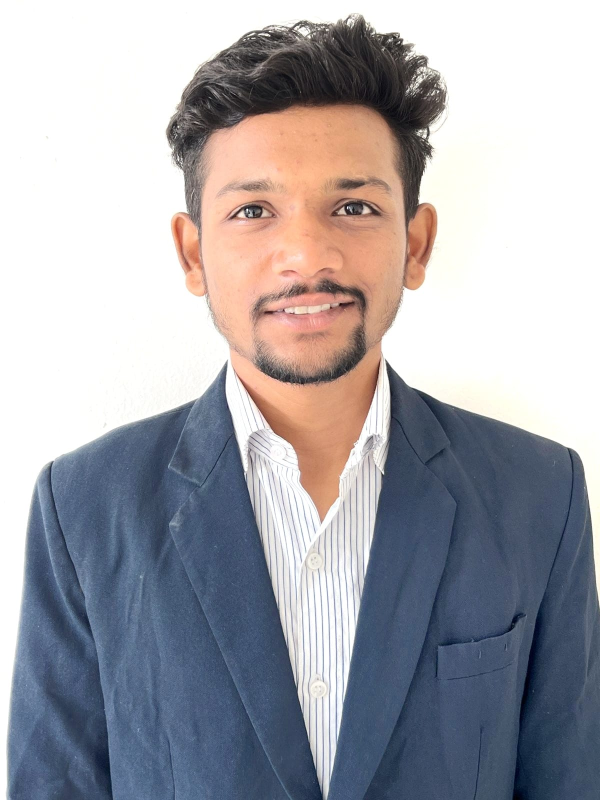
#> input picture Resources/photo.jpeg, 1200 x 1600 px (shown at 1/2 size)
$ python Joining_images.py
#> lines starting #> are read from the running program, lines starting #| are printed output that depends on the picture
import cv2
import numpy as np
print("package imported")

img=cv2.imread("Resources/photo.jpeg")
#> img is the input picture: shape (1600, 1200, 3); mean B, G, R 170.8, 164.8, 166
print(img.shape)
#| (1600, 1200, 3)
cv2.imshow("Output",img);
img_resize=cv2.resize(img,(600,600))
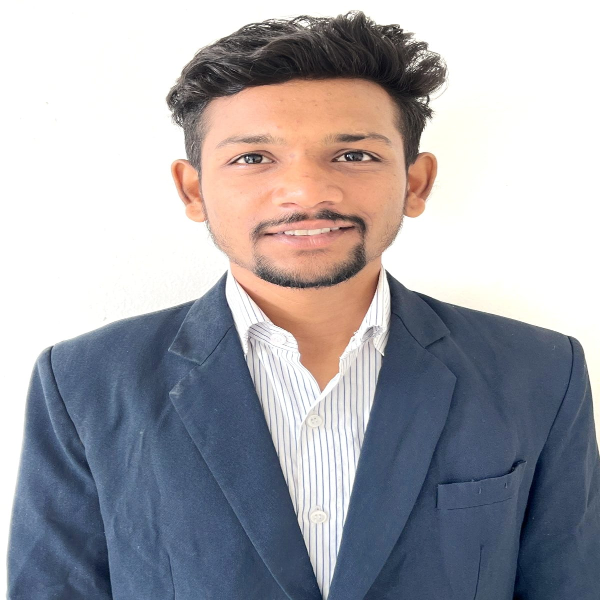
#> img_resize: shape (600, 600, 3); mean B, G, R 170.8, 164.8, 165.9
cv2.imshow("resize",img_resize);

image_horizantal=np.hstack((img_resize,img_resize))
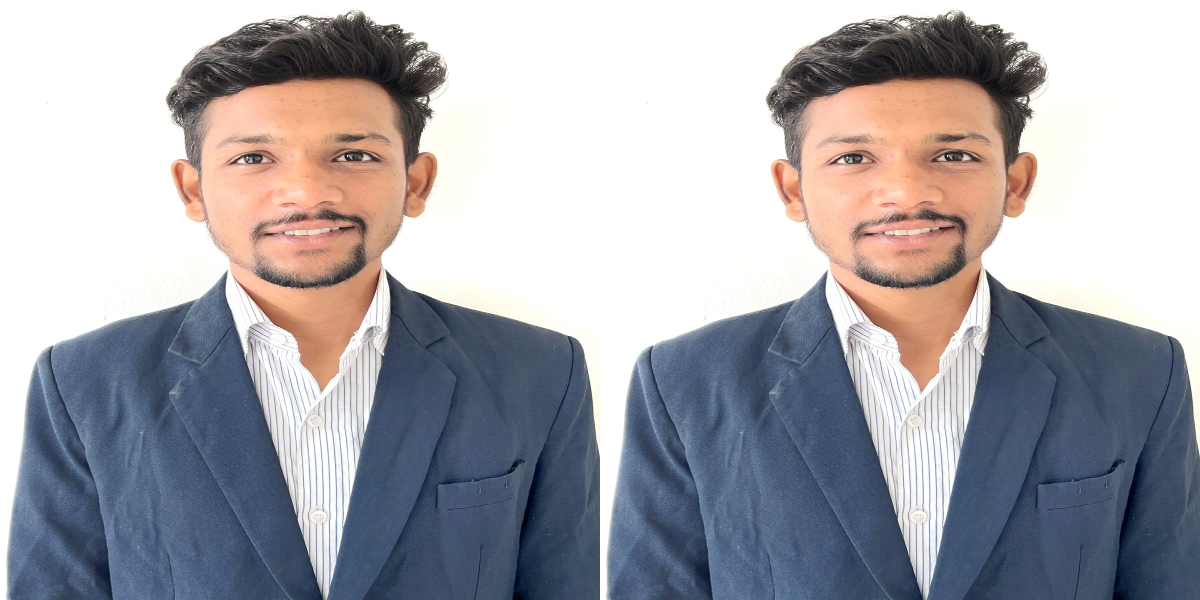
#> image_horizantal: shape (600, 1200, 3); mean B, G, R 170.8, 164.8, 165.9
cv2.imshow("Horixantal_imagesresize",image_horizantal);


image_verical=np.vstack((img_resize,img_resize))
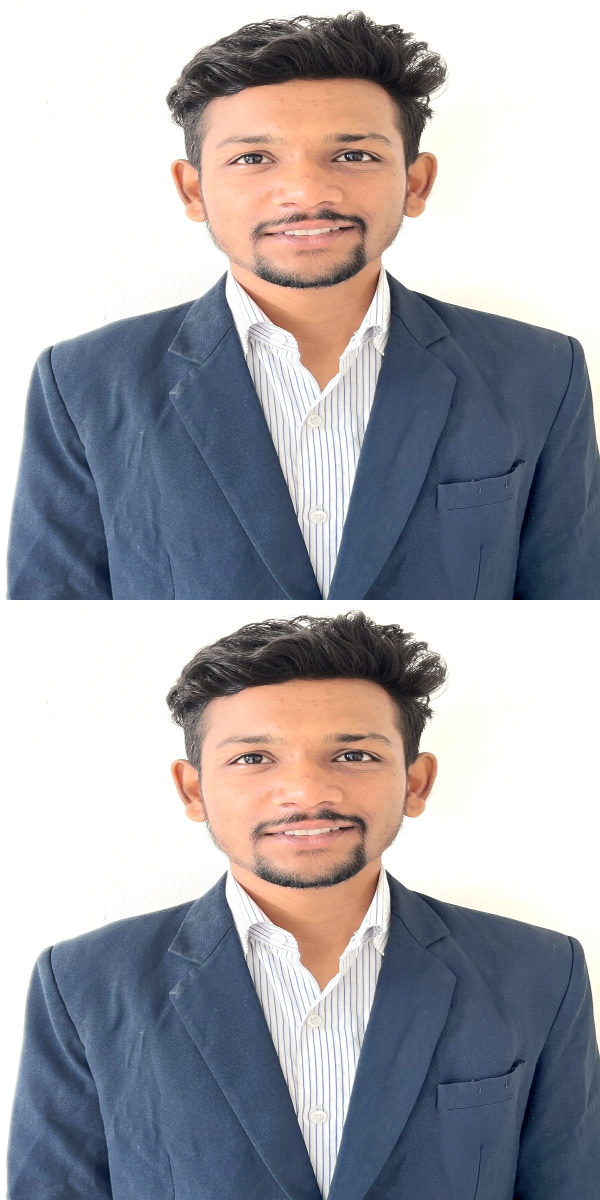
#> image_verical: shape (1200, 600, 3); mean B, G, R 170.8, 164.8, 165.9
cv2.imshow("vertical_images",image_verical);
cv2.waitKey(0);

$ run again, with Resources/WhatsApp Image 2022-06-21 at 10.59.24 AM.jpeg copied over Resources/photo.jpeg
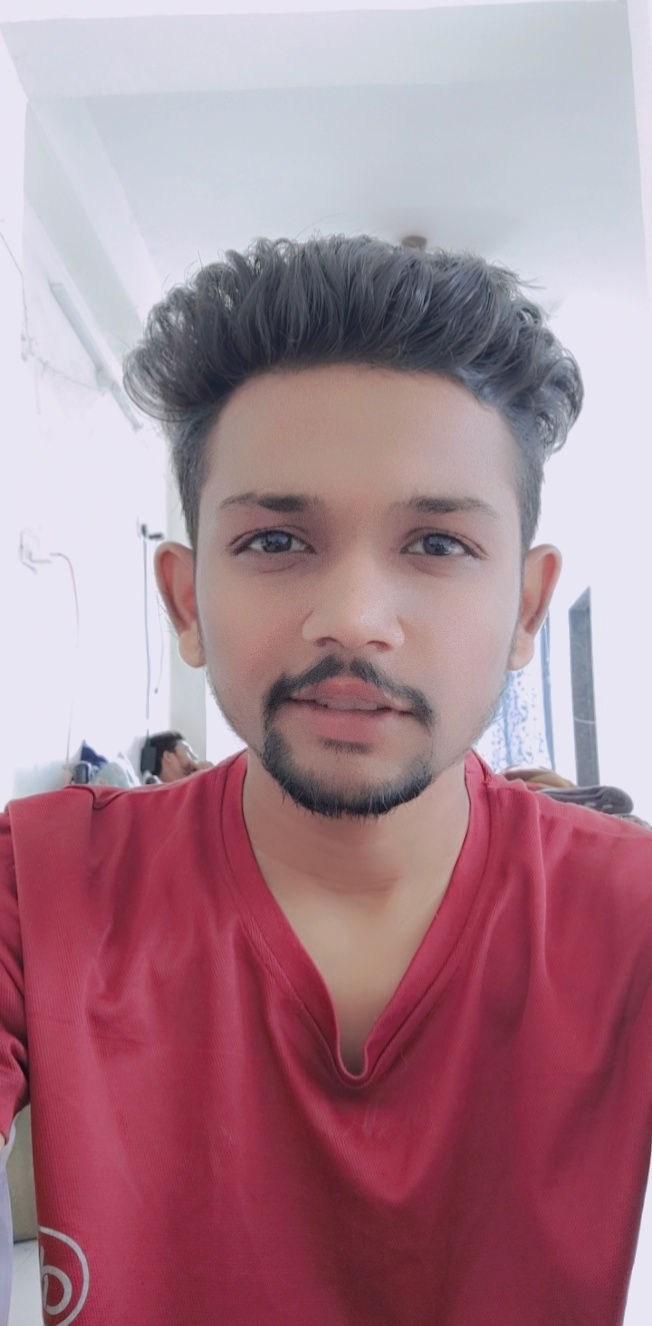
#> input picture Resources/WhatsApp Image 2022-06-21 at 10.59.24 AM.jpeg, 652 x 1326 px
#> img is the input picture: shape (1326, 652, 3); mean B, G, R 143, 131, 168.4
#| (1326, 652, 3)
#> `image_horizantal=np.hstack((img_resize,img_resize))`:
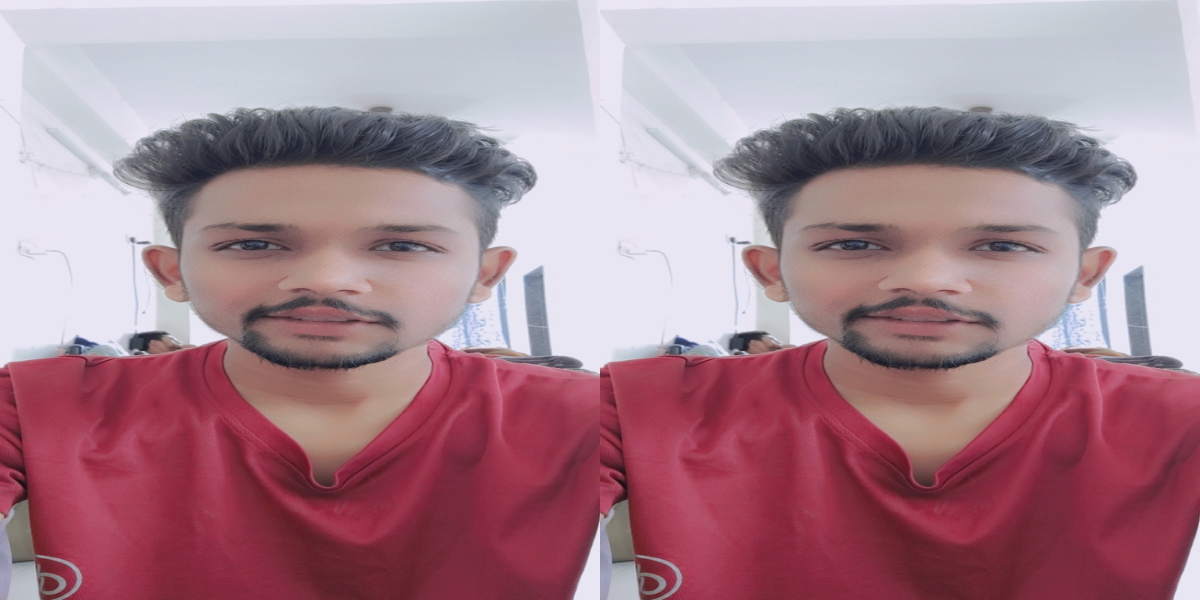
#> image_horizantal: shape (600, 1200, 3); mean B, G, R 142.9, 130.9, 168.3
#> `image_verical=np.vstack((img_resize,img_resize))`:
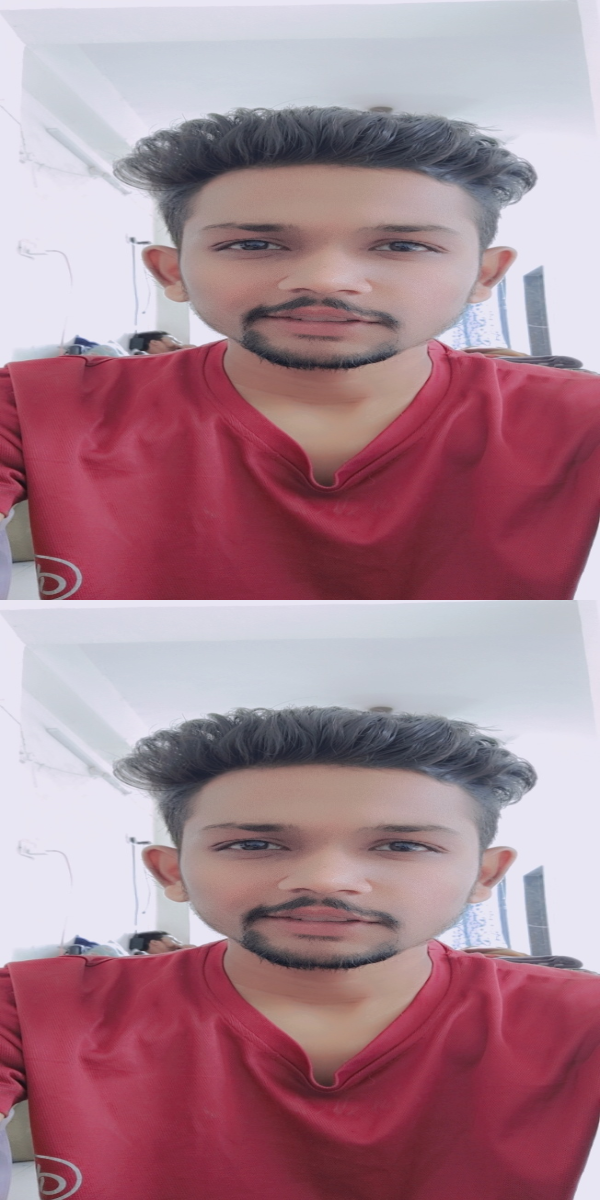
#> image_verical: shape (1200, 600, 3); mean B, G, R 142.9, 130.9, 168.3

$ run again, with Resources/LRM_EXPORT_4907843741870_20190820_223612197-01.jpeg-1.jpg copied over Resources/photo.jpeg
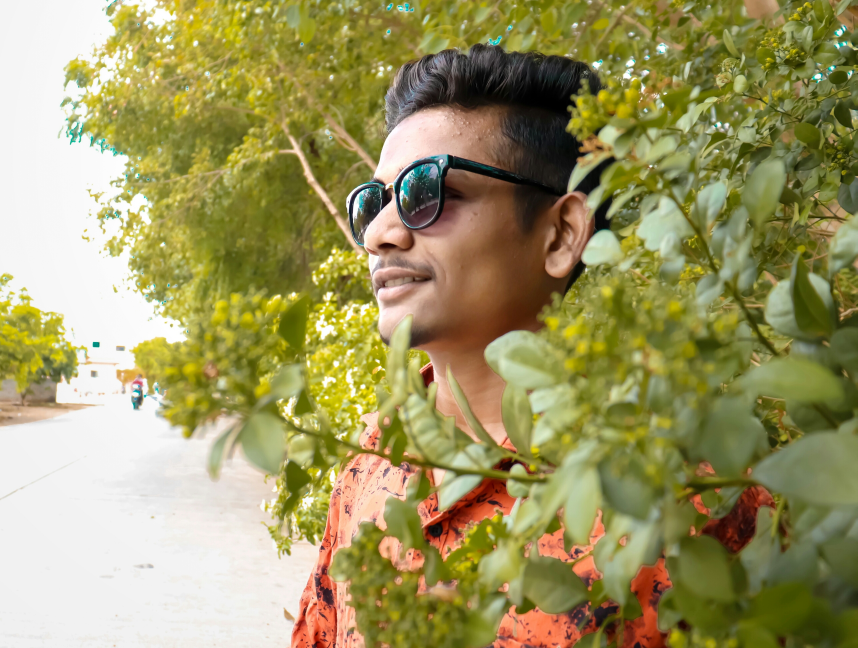
#> input picture Resources/LRM_EXPORT_4907843741870_20190820_223612197-01.jpeg-1.jpg, 2572 x 1944 px (shown at 1/3 size)
#> img is the input picture: shape (1944, 2572, 3); mean B, G, R 98.8, 150.7, 158.1
#| (1944, 2572, 3)
#> `image_horizantal=np.hstack((img_resize,img_resize))`:
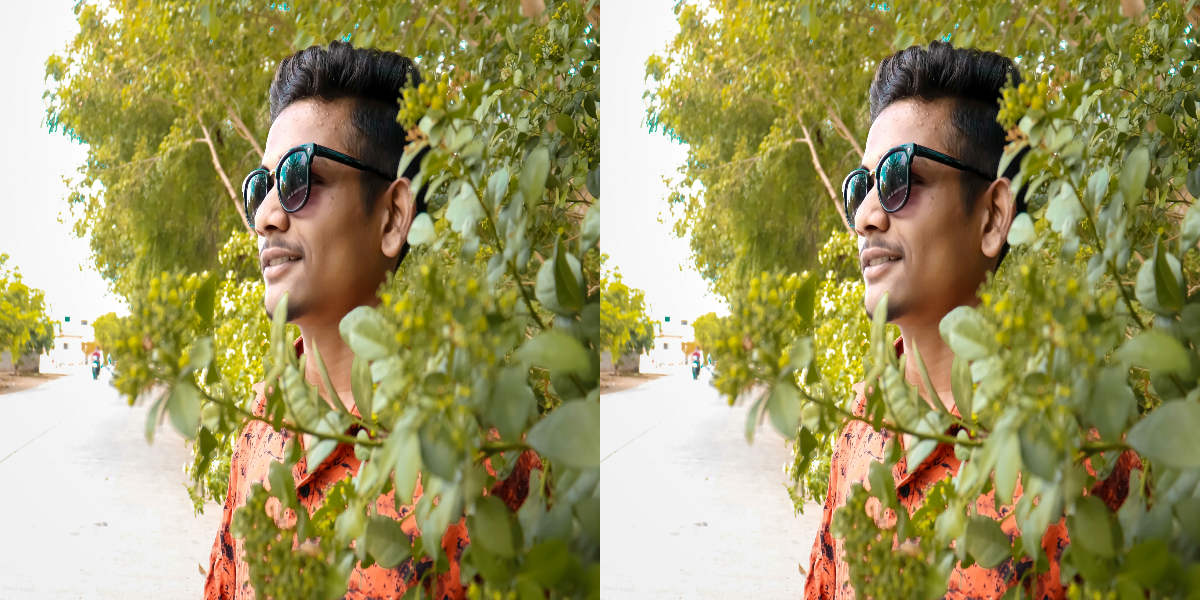
#> image_horizantal: shape (600, 1200, 3); mean B, G, R 98.7, 150.6, 158
#> `image_verical=np.vstack((img_resize,img_resize))`:
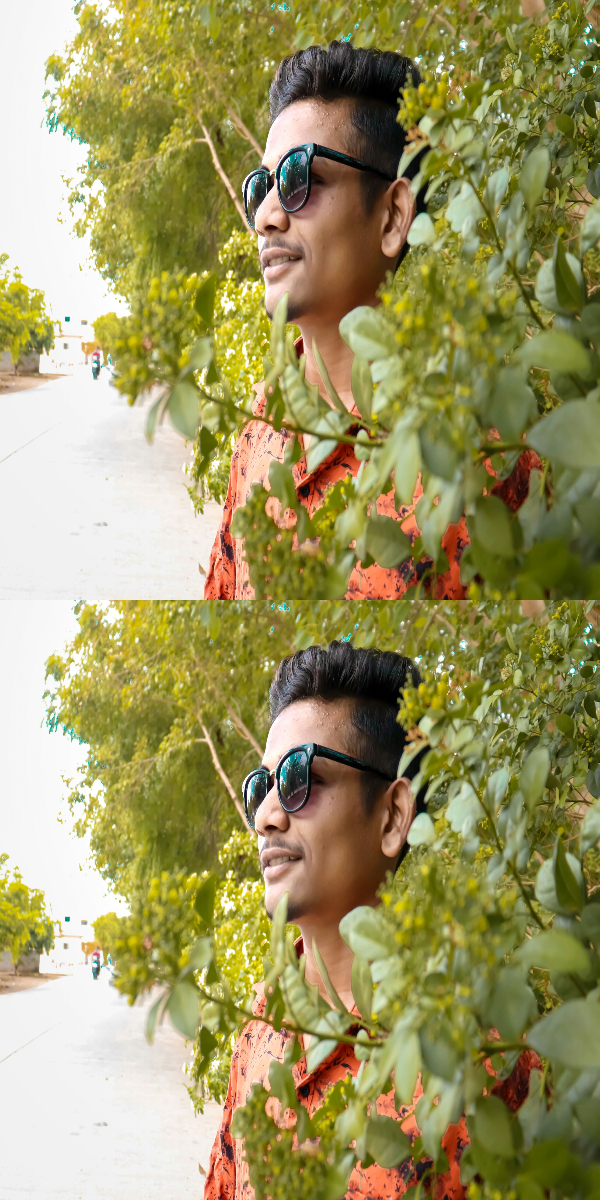
#> image_verical: shape (1200, 600, 3); mean B, G, R 98.7, 150.6, 158
